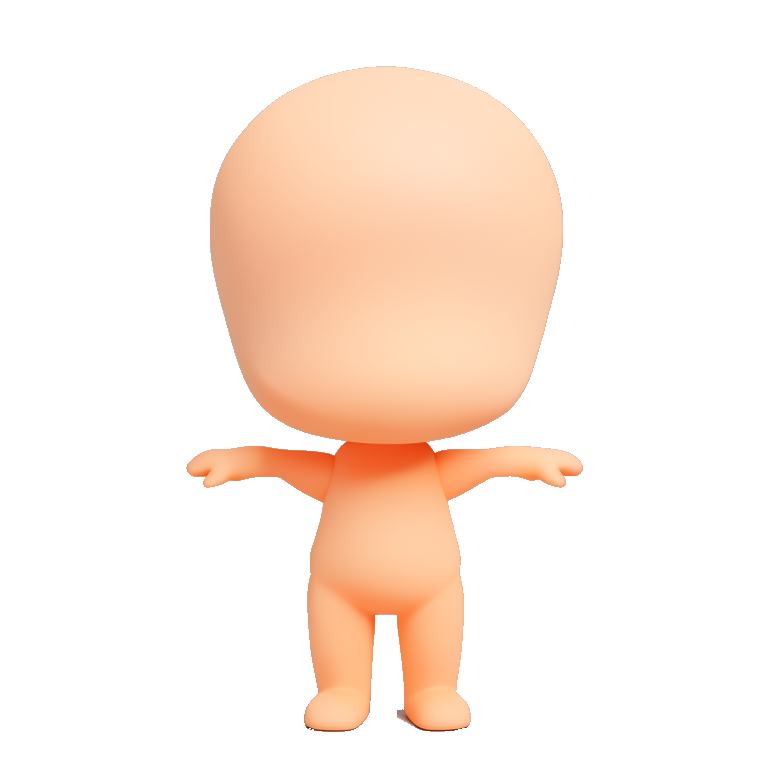
#> input picture milestones/actor_regen_20260909/inputs/front.png, 768 x 768 px
$ python prepare_actor_v2_hair_sources.py --views-dir ../../milestones/actor_regen_20260909/inputs --output-dir out
#> lines starting #> are read from the running program, lines starting #| are printed output that depends on the picture; after the words box and inside, x2 and y2 are one past the last pixel; in counts of white or black regions, pixels touching at a corner belong together
"""Extract a clean, largest-component hair wig from four approved RGB views."""

from __future__ import annotations

import argparse
import json
from pathlib import Path

import cv2
import numpy as np
from PIL import Image


VIEWS = ("front", "right", "back", "left")


def largest_component(mask: np.ndarray) -> tuple[np.ndarray, int]:
    count, labels, stats, _ = cv2.connectedComponentsWithStats(mask.astype(np.uint8), 8)
    candidates = [(index, int(stats[index, cv2.CC_STAT_AREA])) for index in range(1, count)]
    if not candidates:
        raise RuntimeError("No hair component detected")
    selected, area = max(candidates, key=lambda item: item[1])
    return labels == selected, area


def main() -> int:
    parser = argparse.ArgumentParser()
    parser.add_argument("--views-dir", type=Path, required=True)
    parser.add_argument("--output-dir", type=Path, required=True)
    args = parser.parse_args()
    rgba_dir = args.output_dir / "rgba"
    mask_dir = args.output_dir / "masks"
    rgba_dir.mkdir(parents=True, exist_ok=True)
    mask_dir.mkdir(parents=True, exist_ok=True)
    records = {}

    for view in VIEWS:
        source = args.views_dir / f"{view}.png"
        rgb = np.array(Image.open(source).convert("RGB"))
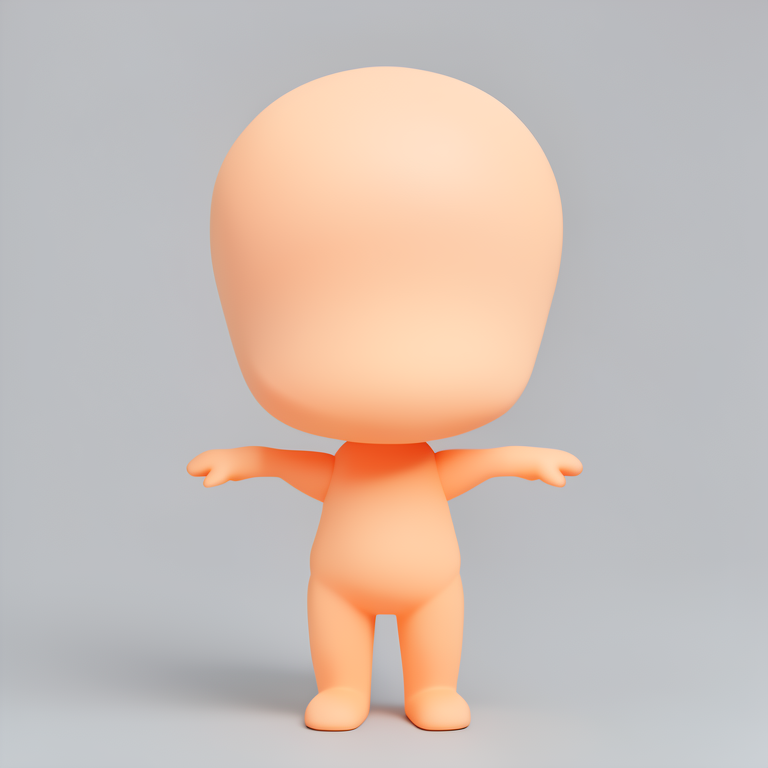
#> rgb: shape (768, 768, 3); mean R, G, B 204.5, 190.3, 182.5
        hsv = cv2.cvtColor(rgb, cv2.COLOR_RGB2HSV)
#> hsv: shape (768, 768, 3); mean H, S, V 82.3, 31.8, 208.4
        h, s, v = [hsv[:, :, index] for index in range(3)]
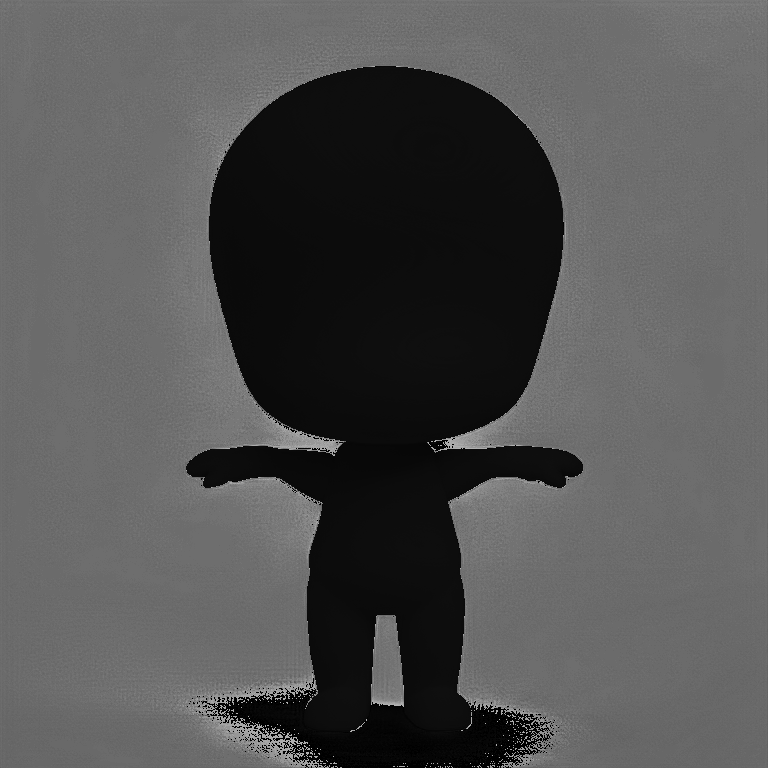
#> h: shape (768, 768); min 0, max 179, mean 82.3
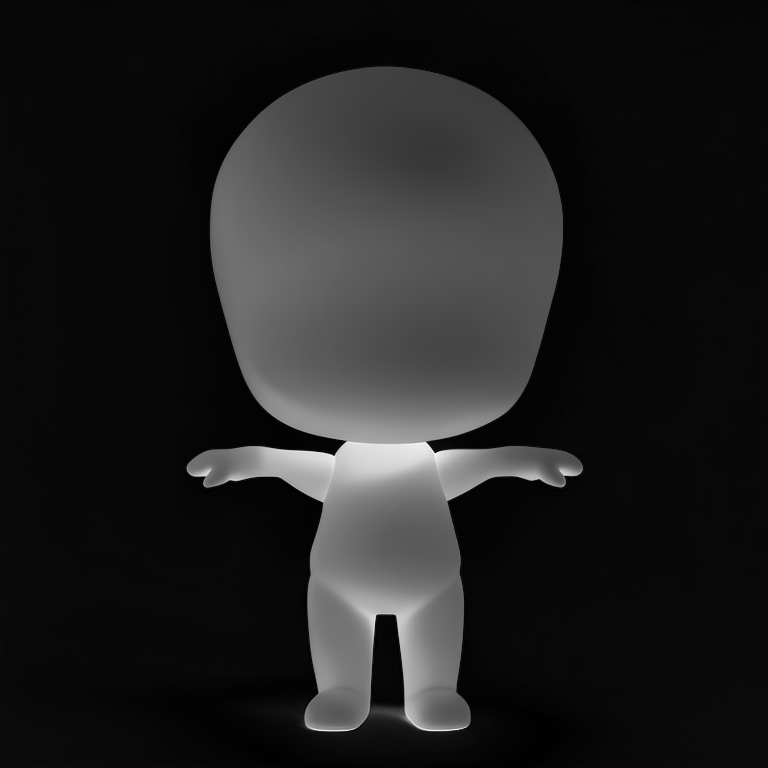
#> s: shape (768, 768); min 0, max 255, mean 31.8
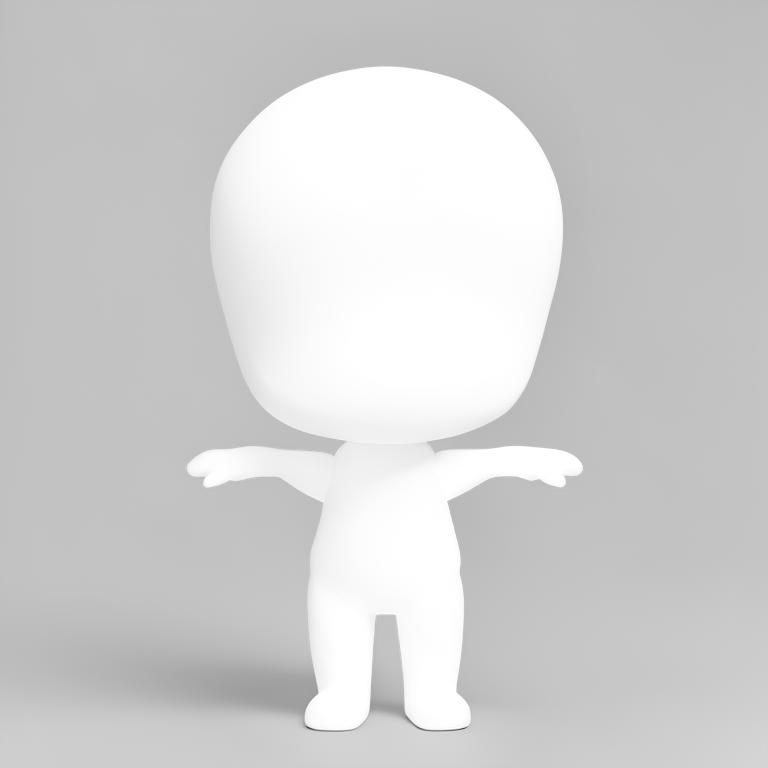
#> v: shape (768, 768); min 65, max 255, mean 208.4
        yy = np.arange(rgb.shape[0])[:, None] / rgb.shape[0]
#> yy = 768 values from 0 to 0.999
        # The approved hair ends just above the collar/backpack straps.  This
        # hard source boundary prevents touching brown leather from joining the
        # wig component in side/back views.
        raw = (yy < 0.468) & (h <= 28) & (s >= 28) & (v <= 205)
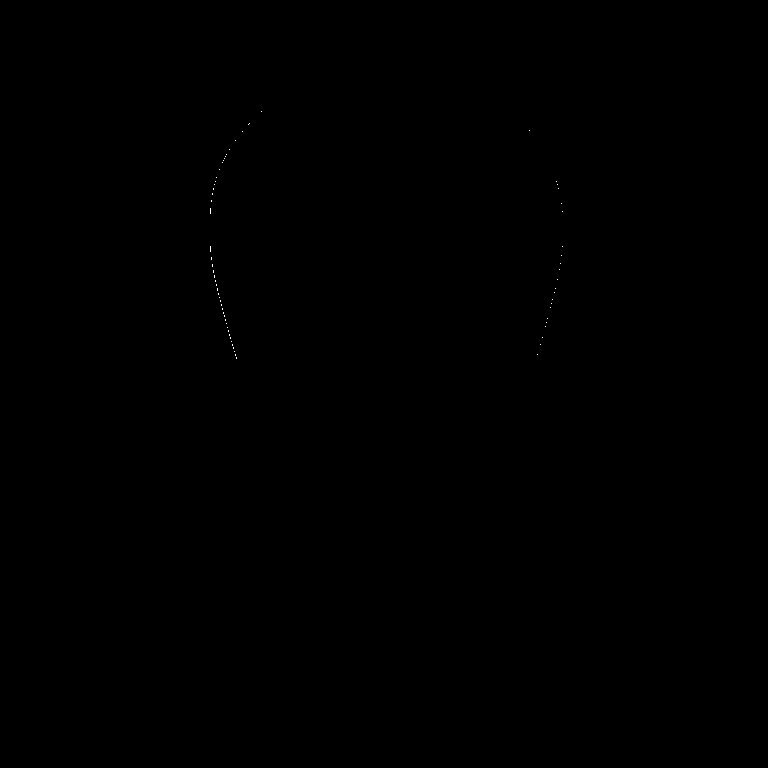
#> raw: shape (768, 768) bool; 0.02% white in thin lines or dots, all inside (x1, y1, x2, y2) = (210, 111, 563, 359)
        raw = cv2.morphologyEx(raw.astype(np.uint8), cv2.MORPH_CLOSE, np.ones((7, 7), np.uint8))
        raw = cv2.morphologyEx(raw, cv2.MORPH_OPEN, np.ones((3, 3), np.uint8))
#> raw: shape (768, 768); every value is 0
        mask, area = largest_component(raw)
#> in largest_component, `count, labels, stats, _ = cv2.connectedComponentsWithStats(mask.astype..`: labels: shape (768, 768) int32; every value is 0
#> in largest_component, `count, labels, stats, _ = cv2.connectedComponentsWithStats(mask.astype..`: count = 1; stats = [[0, 0, 768, 768, 589824]]
#> in largest_component, `candidates = [(index, int(stats[index, cv2.CC_STAT_AREA])) for index i..`: candidates = []
        alpha = mask.astype(np.uint8) * 255
        ys, xs = np.where(mask)
        bbox = [int(xs.min()), int(ys.min()), int(xs.max() + 1), int(ys.max() + 1)]
        isolated_rgb = rgb.copy()
        isolated_rgb[~mask] = 255
        output_rgba = np.dstack([isolated_rgb, alpha]).astype(np.uint8)
        Image.fromarray(output_rgba, "RGBA").save(rgba_dir / f"{view}.png")
        Image.fromarray(alpha, "L").save(mask_dir / f"{view}.png")
        records[view] = {
            "source": str(source.resolve()),
            "rgba": str((rgba_dir / f"{view}.png").resolve()),
            "mask": str((mask_dir / f"{view}.png").resolve()),
            "area_px": area,
            "bbox_xyxy": bbox,
            "bbox_size": [bbox[2] - bbox[0], bbox[3] - bbox[1]],
        }

    front_height = records["front"]["bbox_size"][1]
    back_height = records["back"]["bbox_size"][1]
    front_width = records["front"]["bbox_size"][0]
    back_width = records["back"]["bbox_size"][0]
    source_height = 1024
    side_heights = [records["right"]["bbox_size"][1], records["left"]["bbox_size"][1]]
    gates = {
        "one_component_per_view": True,
        "front_back_top_drift_lte_2pct": abs(
            records["front"]["bbox_xyxy"][1] - records["back"]["bbox_xyxy"][1]
        ) / source_height <= 0.02,
        "front_back_width_drift_lte_12pct": abs(front_width - back_width) / max(front_width, back_width) <= 0.12,
        "back_hair_intentionally_longer": back_height > front_height,
        "side_height_drift_lte_8pct": abs(side_heights[0] - side_heights[1]) / max(side_heights) <= 0.08,
    }
    report = {
        "schema": "assetsstudio_actor_v2_hair_source_analysis_v1",
        "status": "pass" if all(gates.values()) else "review",
        "method": "brown HSV range, upper-body crop, morphology, largest connected component",
        "views": records,
        "gates": gates,
    }
    (args.output_dir / "source_analysis.json").write_text(
        json.dumps(report, ensure_ascii=False, indent=2) + "\n", encoding="utf-8"
    )
    print(f"ACTOR_V2_HAIR_SOURCE_{report['status'].upper()} output={args.output_dir.resolve()}")
    return 0


if __name__ == "__main__":
#> (the run stopped early here; a loop or call above may not have finished)
